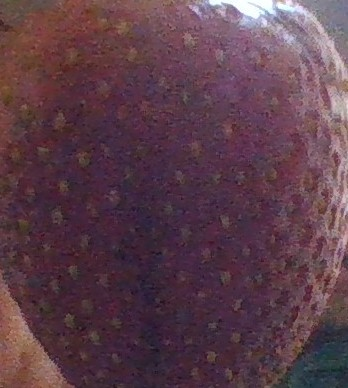
#> input picture strawberry2.jpg, 348 x 388 px, given in place of the camera
$ python EEEN480_Final_Main.py
#> lines starting #> are read from the running program, lines starting #| are printed output that depends on the picture; pictures that were not available may be replaced by others from this repository, and a replacement may not be noted
import cv2  # Main Library
import numpy as np  # means matrix folder
from os import walk  # For find the folder we are using this
from os.path import join

def Find_Fruits(camera_percent):  # General function we will call this function in main folder.
    # We are creating the function with 'def'
#> called with camera_percent = 100
    openTheCamera = cv2.VideoCapture(0)  # we open the camera

    # 0 => In computer, it uses default camera such as,laptop camera
    # 1 => Out computer, when we connect with usb we use with that way(EXTENTİON PART)
    def Camera_Set_Up(display, percent):
        camera_width = int(display.shape[1] * percent / 100)  # we are resize the width of camera with percently
        camera_heigth = int(display.shape[0] * percent / 100)  # we are resize the heigth of camera with percently

        dimension = (camera_width, camera_heigth)  # we dont do anything just for return we collect the result

        return cv2.resize(display, dimension, interpolation=cv2.INTER_AREA)  # we have to use this library for all

    # size chancing

    while True:  # we enter the infinitive loop

        if openTheCamera.isOpened():  # security for coming respond from camera
            ret, display = openTheCamera.read()
#> display is the input picture: shape (388, 348, 3); mean B, G, R 74.6, 62.6, 92.3

            convertToGray = cv2.cvtColor(display,
                                         cv2.COLOR_BGR2GRAY)  # We convert to gray who is coming the camera data
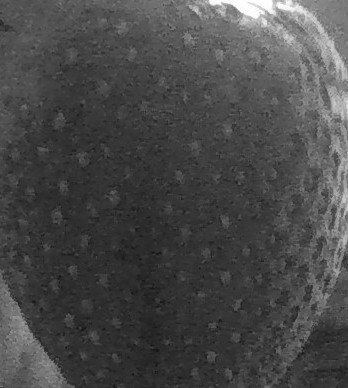
#> convertToGray: shape (388, 348); min 19, max 255, mean 72.9

            for dirpath, dirnames, filenames in walk(
                    'cherry'):  # we are taking folder directly in source code folder

                for size in filenames:  # in python we are looping with elemans so it will give directly eleman names.
                    # such as cherry1.jpg
                    if size == filenames[len(filenames)-1]:
                        break
                    else:
                        print(size)
                        takenPicture = cv2.imread('{}'.format(size), 0)  # This eleman has to be 'cherry3.jpg'.
                        # So we have to change to format for all picture
                        # 0 means you make be gray color

                        widthOfObject, heigthOfObject = takenPicture.shape

                        if widthOfObject > 200 or widthOfObject < 80 or heigthOfObject > 200 or heigthOfObject < 80:
                            # We have to apply this if condition because sometimes the picture bigger than camera so
                            # We have to small this picture side
                            takenPicture = cv2.resize(takenPicture, (120, 110), interpolation=cv2.INTER_AREA)
                            widthOfObject, heigthOfObject = takenPicture.shape

                        else:
                            takenPicture, widthOfObject, heigthOfObject

                        res = cv2.matchTemplate(convertToGray, takenPicture,
                                                cv2.TM_CCOEFF_NORMED)  # Apply template matching and
                        # normally , we have 6 template matching and we decision to this.

                        proficiencyOfValue = 0.7  # threshold value we can change
                        localCompareValue = np.where(res > proficiencyOfValue)
                        # We are comparing the constant value and chancable values
                        # According to this matching result, we decide the acceptable or not
                        if localCompareValue:
                            for parameter in zip(*localCompareValue[::-1]):
                                cv2.rectangle(display, parameter,
                                              (parameter[0] + heigthOfObject, parameter[1] + widthOfObject),
                                              (0, 255, 0), 2)

                                accuracyRate = str(
                                    res * 100)  # We try give accuracy percent . But I am not sure right result.
                                accuracyRate = accuracyRate.replace('[', '').replace(']', '')
                                # In the result give some bracket and undesirable string so we delete that
                                Write = 'Cherry' + accuracyRate
                                # For cherry we want show this name and accuracy rate
                                cv2.putText(display, Write, (parameter[0], parameter[1]),
                                            cv2.FONT_HERSHEY_COMPLEX, 1, (0, 0, 255), 1)
                            res = []  # We make empty this array

            for dirpath, dirnames, filenames in walk(
                    'lemon'):  # we are taking folder directly in source code folder

                for size in filenames:  # in python we are looping with elemans so it will give directly eleman names.
                    # such as lemon1.jpg
                    takenPicture = cv2.imread('{}'.format(join(dirpath, size)), 0)  # This eleman has to be 'lemon3.jpg'.
#> takenPicture: shape (388, 348); min 19, max 255, mean 72.9
                    # So we have to changeto format for all picture
                    # 0 means you make be gray color

                    widthOfObject, heigthOfObject = takenPicture.shape
#> widthOfObject = 388; heigthOfObject = 348

                    if widthOfObject > 230 or widthOfObject < 260 or heigthOfObject > 250 or heigthOfObject < 320:
                        # We have to apply this if condition because sometimes the picture bigger than camera so
                        # We have to small this picture side
                        takenPicture = cv2.resize(takenPicture, (250, 300), interpolation=cv2.INTER_AREA)
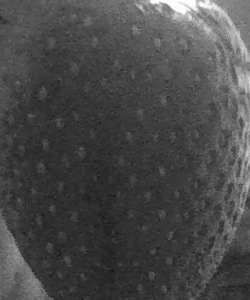
#> takenPicture: shape (300, 250); min 23, max 255, mean 72.9
                        widthOfObject, heigthOfObject = takenPicture.shape
#> widthOfObject = 300; heigthOfObject = 250

                    else:
                        takenPicture, widthOfObject, heigthOfObject

                    res = cv2.matchTemplate(convertToGray, takenPicture,
                                            cv2.TM_CCOEFF_NORMED)  # Apply template matching and
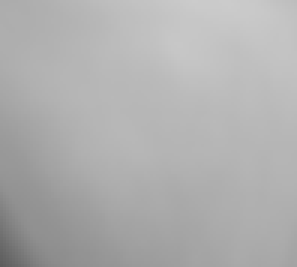
#> res: shape (89, 99) float32 (shown 3 times larger); min 0.369, max 0.798, mean 0.689
                    # normally , we have 6 template matching and we decision to this.

                    proficiencyOfValue = 0.7  # threshold value we can change
                    localCompareValue = np.where(res > proficiencyOfValue)
#> localCompareValue = 4333 positions, rows 0 to 62, columns 13 to 98

                    for parameter in zip(*localCompareValue[::-1]):
                        cv2.rectangle(display, parameter, (parameter[0] + heigthOfObject, parameter[1] + widthOfObject),
                                      (0, 255, 0), 2)

                        accuracyRate = str(res * 100)  # We try give accuracy percent . But I am not sure right result.
                        accuracyRate = accuracyRate.replace('[', '').replace(']', '')
                        # In the result give some bracket and undesirable string so we delete that
                        Write = 'Lemon' + accuracyRate
                        # For lemon we want show this name and accuracy rate
                        cv2.putText(display, Write, (parameter[0], parameter[1]),
                                    cv2.FONT_HERSHEY_COMPLEX, 1, (0, 0, 255), 1)
#> this loop made 4333 passes
#> parameter on passes 1 to 3: (18, 0), (19, 0), (20, 0)
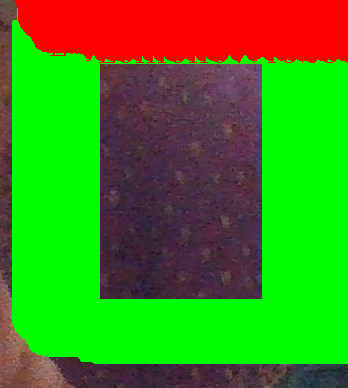
#> display: shape (388, 348, 3); mean B, G, R 25.4, 140.7, 67
                    res = []  # We make empty this array
            for dirpath, dirnames, filenames in walk(
                    'banana'):  # we are taking folder directly in source code folder

                for size in filenames:  # in python we are looping with elemans so it will give directly eleman names.
                    # such as lemon3.jpg
                    takenPicture = cv2.imread('{}'.format(join(dirpath, size)), 0)  # This eleman has to be 'lemon3.jpg'.
                    # So we have to changeto format for all picture
                    # 0 means you make be gray color

                    widthOfObject, heigthOfObject = takenPicture.shape
#> widthOfObject = 388; heigthOfObject = 348

                    if widthOfObject > 400 or widthOfObject < 410 or heigthOfObject > 100 or heigthOfObject < 150:
                        # We have to apply this if condition because sometimes the picture bigger than camera so
                        # We have to small this picture side
                        takenPicture = cv2.resize(takenPicture, (600, 200), interpolation=cv2.INTER_AREA)
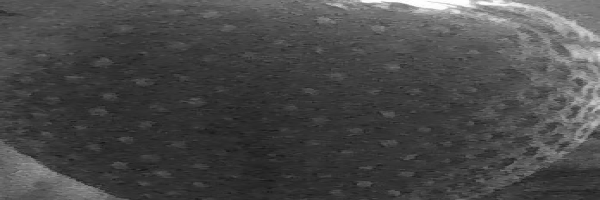
#> takenPicture: shape (200, 600); min 22, max 255, mean 72.8
                        widthOfObject, heigthOfObject = takenPicture.shape
#> widthOfObject = 200; heigthOfObject = 600

                    else:
                        takenPicture, widthOfObject, heigthOfObject

#> (the run stopped early here; a loop or call above may not have finished)
